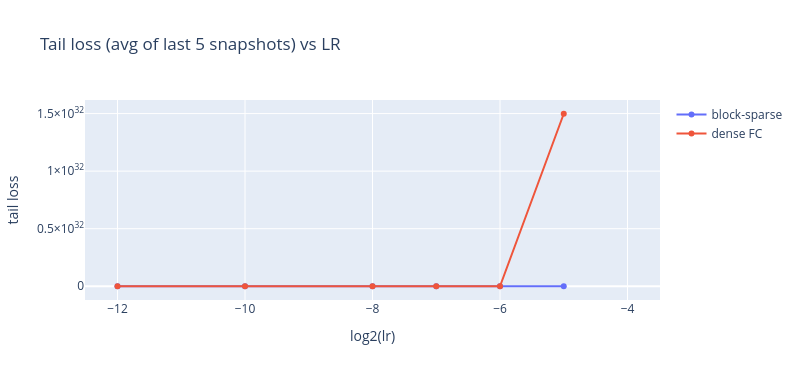
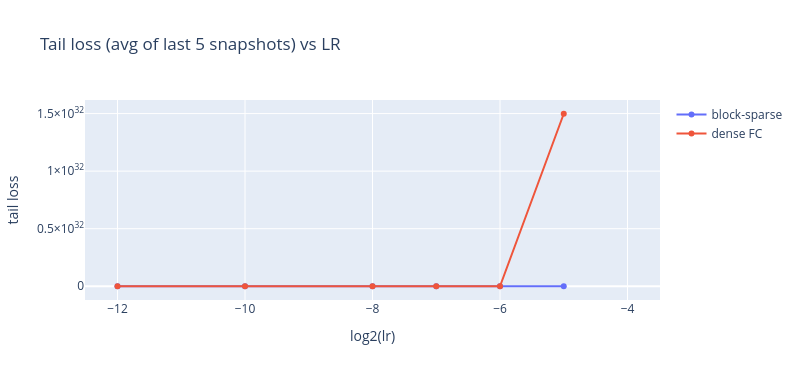

Notebook cell for these charts, in order:
### Code cell
def plot_lr_sweep():
    """Tail loss vs LR for both static sweeps."""
    lrs = sorted(block_sweep.keys())
    block_tail = [float(np.mean(block_sweep[lr]['avg_loss'][-TAIL_WINDOW:])) for lr in lrs]
    fc_tail    = [float(np.mean(fc_sweep[lr]['avg_loss'][-TAIL_WINDOW:])) for lr in lrs]
    fig = go.Figure()
    fig.add_trace(go.Scatter(x=[np.log2(lr) for lr in lrs], y=block_tail,
                             mode='lines+markers', name='block-sparse'))
    fig.add_trace(go.Scatter(x=[np.log2(lr) for lr in lrs], y=fc_tail,
                             mode='lines+markers', name='dense FC'))
    fig.update_layout(title=f'Tail loss (avg of last {TAIL_WINDOW} snapshots) vs LR',
                      xaxis_title='log2(lr)', yaxis_title='tail loss',
                      width=800, height=380)
    fig.show()
    return fig


plot_lr_sweep()

### Figure 1 — Plotly figure (JSON) as saved in the notebook; plotly's stock layout.template omitted (floating-point values rounded to 4 significant figures)
{"data": [{"mode": "lines+markers", "name": "block-sparse", "type": "scatter", "x": [-12, -10, -8, -7, -6, -5, -4], "y": [0.5984, 0.3038, 0.2056, 0.2049, 0.3126, 1413.0, null]}, {"mode": "lines+markers", "name": "dense FC", "type": "scatter", "x": [-12, -10, -8, -7, -6, -5, -4], "y": [0.608, 0.3614, 0.3335, 0.6011, 1314.0, 1.499e+32, null]}], "layout": {"height": 380, "title": {"text": "Tail loss (avg of last 5 snapshots) vs LR"}, "width": 800, "xaxis": {"title": {"text": "log2(lr)"}}, "yaxis": {"title": {"text": "tail loss"}}}}

### Figure 2 — Plotly figure (JSON) as saved in the notebook; plotly's stock layout.template omitted (floating-point values rounded to 4 significant figures)
{"data": [{"mode": "lines+markers", "name": "block-sparse", "type": "scatter", "x": [-12, -10, -8, -7, -6, -5, -4], "y": [0.5984, 0.3038, 0.2056, 0.2049, 0.3126, 1413.0, null]}, {"mode": "lines+markers", "name": "dense FC", "type": "scatter", "x": [-12, -10, -8, -7, -6, -5, -4], "y": [0.608, 0.3614, 0.3335, 0.6011, 1314.0, 1.499e+32, null]}], "layout": {"height": 380, "title": {"text": "Tail loss (avg of last 5 snapshots) vs LR"}, "width": 800, "xaxis": {"title": {"text": "log2(lr)"}}, "yaxis": {"title": {"text": "tail loss"}}}}
